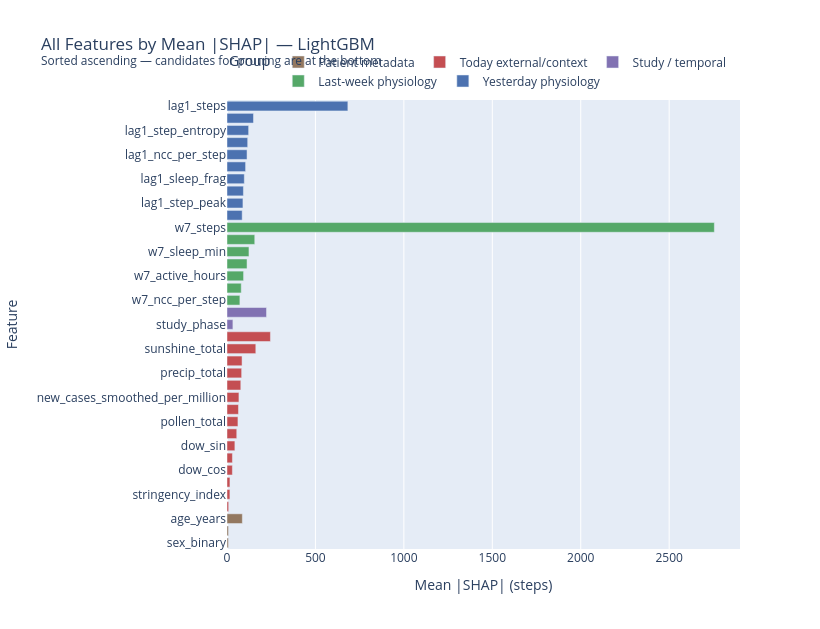

Notebook code cell kept with this figure:
### Code cell
# ── All features ranked by mean |SHAP| — ascending (least → most important) ───
feat_to_group = {f: g for g, fs in GROUPS.items() for f in fs}

ranked = feat_shap.copy().sort_values('mean_abs_shap', ascending=True).reset_index(drop=True)
ranked['group'] = ranked['feature'].map(feat_to_group).fillna('Other')

GROUP_COLORS = {
    'Yesterday physiology':   '#4C72B0',
    'Last-week physiology':   '#55A868',
    'Today external/context': '#C44E52',
    'Study / temporal':       '#8172B2',
    'Patient metadata':       '#937860',
}

fig = px.bar(
    ranked,
    x='mean_abs_shap', y='feature', orientation='h',
    color='group',
    color_discrete_map=GROUP_COLORS,
    title=f'All Features by Mean |SHAP| — {winner}<br>'
          '<sup>Sorted ascending — candidates for pruning are at the bottom</sup>',
    labels={'mean_abs_shap': 'Mean |SHAP| (steps)', 'feature': 'Feature', 'group': 'Group'},
    height=max(600, len(ranked) * 17),
    width=820,
)
fig.update_layout(legend=dict(orientation='h', yanchor='bottom', y=1.01))
fig.show()

print(f'\nAll features (ascending |SHAP|):')
print(ranked[['feature', 'group', 'mean_abs_shap']].to_string(index=False))

### Figure 1 — Plotly figure (JSON) as saved in the notebook; plotly's stock layout.template omitted (floating-point values rounded to 4 significant figures)
{"data": [{"hovertemplate": "Group=Patient metadata<br>Mean |SHAP| (steps)=%{x}<br>Feature=%{y}<extra></extra>", "legendgroup": "Patient metadata", "marker": {"color": "#937860", "pattern": {"shape": ""}}, "name": "Patient metadata", "orientation": "h", "showlegend": true, "textposition": "auto", "type": "bar", "x": [7.84, 8.479, 86.78], "xaxis": "x", "y": ["sex_binary", "disease_type_ord", "age_years"], "yaxis": "y"}, {"hovertemplate": "Group=Today external/context<br>Mean |SHAP| (steps)=%{x}<br>Feature=%{y}<extra></extra>", "legendgroup": "Today external/context", "marker": {"color": "#C44E52", "pattern": {"shape": ""}}, "name": "Today external/context", "orientation": "h", "showlegend": true, "textposition": "auto", "type": "bar", "x": [9.424, 16.46, 16.7, 30.45, 30.61, 44.56, 55.1, 61.86, 64.86, 67.44, 78.07, 82.82, 85.07, 162.8, 245.6], "xaxis": "x", "y": ["month_sin", "stringency_index", "positive_rate", "dow_cos", "month_cos", "dow_sin", "temp_max", "pollen_total", "pm25_mean", "new_cases_smoothed_per_million", "temp_mean", "precip_total", "humidity_mean", "sunshine_total", "day_type_binary"], "yaxis": "y"}, {"hovertemplate": "Group=Study / temporal<br>Mean |SHAP| (steps)=%{x}<br>Feature=%{y}<extra></extra>", "legendgroup": "Study / temporal", "marker": {"color": "#8172B2", "pattern": {"shape": ""}}, "name": "Study / temporal", "orientation": "h", "showlegend": true, "textposition": "auto", "type": "bar", "x": [33.39, 223.4], "xaxis": "x", "y": ["study_phase", "relative_day"], "yaxis": "y"}, {"hovertemplate": "Group=Last-week physiology<br>Mean |SHAP| (steps)=%{x}<br>Feature=%{y}<extra></extra>", "legendgroup": "Last-week physiology", "marker": {"color": "#55A868", "pattern": {"shape": ""}}, "name": "Last-week physiology", "orientation": "h", "showlegend": true, "textposition": "auto", "type": "bar", "x": [72.89, 80.56, 93.71, 113.3, 124.2, 157.0, 2755.0], "xaxis": "x", "y": ["w7_ncc_per_step", "w7_resting_hr", "w7_active_hours", "w7_ncc", "w7_sleep_min", "w7_sleep_frag", "w7_steps"], "yaxis": "y"}, {"hovertemplate": "Group=Yesterday physiology<br>Mean |SHAP| (steps)=%{x}<br>Feature=%{y}<extra></extra>", "legendgroup": "Yesterday physiology", "marker": {"color": "#4C72B0", "pattern": {"shape": ""}}, "name": "Yesterday physiology", "orientation": "h", "showlegend": true, "textposition": "auto", "type": "bar", "x": [85.81, 90.14, 92.78, 97.79, 105.1, 113.3, 117.0, 122.3, 149.7, 683.3], "xaxis": "x", "y": ["lag1_ncc", "lag1_step_peak", "lag1_hr_delta", "lag1_sleep_frag", "lag1_resting_hr", "lag1_ncc_per_step", "lag1_resting_hr_var", "lag1_step_entropy", "lag1_sleep_min", "lag1_steps"], "yaxis": "y"}], "layout": {"barmode": "relative", "height": 629, "legend": {"orientation": "h", "title": {"text": "Group"}, "tracegroupgap": 0, "y": 1.01, "yanchor": "bottom"}, "title": {"text": "All Features by Mean |SHAP| — LightGBM<br><sup>Sorted ascending — candidates for pruning are at the bottom</sup>"}, "width": 820, "xaxis": {"anchor": "y", "domain": [0, 1], "title": {"text": "Mean |SHAP| (steps)"}}, "yaxis": {"anchor": "x", "domain": [0, 1], "title": {"text": "Feature"}}}}
